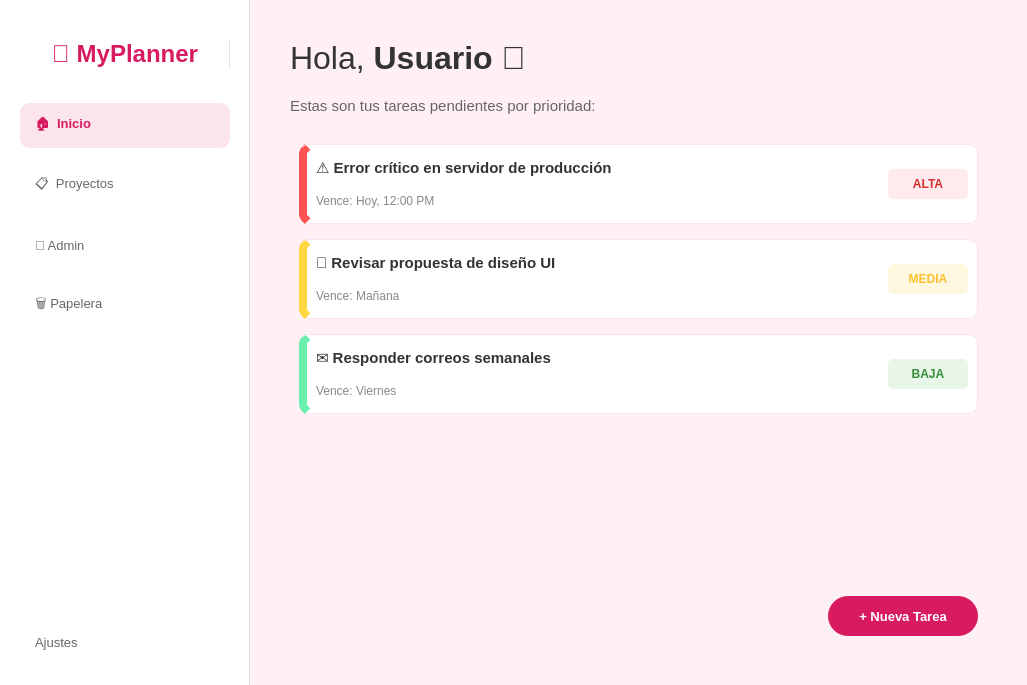
<?xml version="1.0" encoding="UTF-8"?>
<ui version="4.0">
 <class>MainWindow</class>
 <widget class="QMainWindow" name="MainWindow">
  <property name="geometry">
   <rect>
    <x>0</x>
    <y>0</y>
    <width>1027</width>
    <height>685</height>
   </rect>
  </property>
  <property name="windowTitle">
   <string>Planner Pink - Dashboard</string>
  </property>
  <property name="styleSheet">
   <string notr="true">QMainWindow {
	background-color: #FFF0F5;
}</string>
  </property>
  <widget class="QWidget" name="centralwidget">
   <layout class="QHBoxLayout" name="horizontalLayout">
    <property name="spacing">
     <number>0</number>
    </property>
    <property name="leftMargin">
     <number>0</number>
    </property>
    <property name="topMargin">
     <number>0</number>
    </property>
    <property name="rightMargin">
     <number>0</number>
    </property>
    <property name="bottomMargin">
     <number>0</number>
    </property>
    <item>
     <widget class="QFrame" name="sidebarFrame">
      <property name="minimumSize">
       <size>
        <width>250</width>
        <height>0</height>
       </size>
      </property>
      <property name="maximumSize">
       <size>
        <width>250</width>
        <height>16777215</height>
       </size>
      </property>
      <property name="styleSheet">
       <string notr="true">QFrame {
	background-color: white;
	border-right: 1px solid #E0E0E0;
}</string>
      </property>
      <property name="frameShape">
       <enum>QFrame::NoFrame</enum>
      </property>
      <property name="frameShadow">
       <enum>QFrame::Raised</enum>
      </property>
      <layout class="QVBoxLayout" name="verticalLayout">
       <property name="spacing">
        <number>15</number>
       </property>
       <property name="leftMargin">
        <number>20</number>
       </property>
       <property name="topMargin">
        <number>40</number>
       </property>
       <property name="rightMargin">
        <number>20</number>
       </property>
       <property name="bottomMargin">
        <number>20</number>
       </property>
       <item>
        <widget class="QLabel" name="label_logo">
         <property name="font">
          <font>
           <family>Segoe UI</family>
           <pointsize>18</pointsize>
           <weight>75</weight>
           <bold>true</bold>
          </font>
         </property>
         <property name="styleSheet">
          <string notr="true">color: #D81B60;</string>
         </property>
         <property name="text">
          <string>🌸 MyPlanner</string>
         </property>
         <property name="alignment">
          <set>Qt::AlignCenter</set>
         </property>
        </widget>
       </item>
       <item>
        <spacer name="verticalSpacer_2">
         <property name="orientation">
          <enum>Qt::Vertical</enum>
         </property>
         <property name="sizeType">
          <enum>QSizePolicy::Fixed</enum>
         </property>
         <property name="sizeHint" stdset="0">
          <size>
           <width>20</width>
           <height>20</height>
          </size>
         </property>
        </spacer>
       </item>
       <item>
        <widget class="QPushButton" name="btn_home">
         <property name="minimumSize">
          <size>
           <width>0</width>
           <height>45</height>
          </size>
         </property>
         <property name="font">
          <font>
           <family>Segoe UI</family>
           <pointsize>10</pointsize>
           <weight>75</weight>
           <bold>true</bold>
          </font>
         </property>
         <property name="cursor">
          <cursorShape>PointingHandCursor</cursorShape>
         </property>
         <property name="styleSheet">
          <string notr="true">background-color: #FCE4EC;
color: #D81B60;
border-radius: 10px;
text-align: left;
padding-left: 15px;
border: none;</string>
         </property>
         <property name="text">
          <string>🏠  Inicio</string>
         </property>
        </widget>
       </item>
       <item>
        <widget class="QPushButton" name="btn_board">
         <property name="minimumSize">
          <size>
           <width>0</width>
           <height>45</height>
          </size>
         </property>
         <property name="font">
          <font>
           <family>Segoe UI</family>
           <pointsize>10</pointsize>
          </font>
         </property>
         <property name="cursor">
          <cursorShape>PointingHandCursor</cursorShape>
         </property>
         <property name="styleSheet">
          <string notr="true">QPushButton {
	background-color: transparent;
	color: #666;
	border-radius: 10px;
	text-align: left;
	padding-left: 15px;
}
QPushButton:hover {
	background-color: #F5F5F5;
	color: #D81B60;
}</string>
         </property>
         <property name="text">
          <string>📋  Proyectos</string>
         </property>
        </widget>
       </item>
       <item>
        <widget class="QPushButton" name="btn_calendar">
         <property name="minimumSize">
          <size>
           <width>0</width>
           <height>45</height>
          </size>
         </property>
         <property name="font">
          <font>
           <family>Segoe UI</family>
           <pointsize>10</pointsize>
          </font>
         </property>
         <property name="cursor">
          <cursorShape>PointingHandCursor</cursorShape>
         </property>
         <property name="styleSheet">
          <string notr="true">QPushButton {
	background-color: transparent;
	color: #666;
	border-radius: 10px;
	text-align: left;
	padding-left: 15px;
}
QPushButton:hover {
	background-color: #F5F5F5;
	color: #D81B60;
}</string>
         </property>
         <property name="text">
          <string>🔧 Admin</string>
         </property>
        </widget>
       </item>
       <item>
        <widget class="QPushButton" name="btn_settings">
         <property name="minimumSize">
          <size>
           <width>0</width>
           <height>45</height>
          </size>
         </property>
         <property name="font">
          <font>
           <family>Segoe UI</family>
           <pointsize>10</pointsize>
          </font>
         </property>
         <property name="cursor">
          <cursorShape>PointingHandCursor</cursorShape>
         </property>
         <property name="styleSheet">
          <string notr="true">QPushButton {
	background-color: transparent;
	color: #666;
	border-radius: 10px;
	text-align: left;
	padding-left: 15px;
}
QPushButton:hover {
	background-color: #F5F5F5;
	color: #D81B60;
}</string>
         </property>
         <property name="text">
          <string>🗑️ Papelera</string>
         </property>
        </widget>
       </item>
       <item>
        <spacer name="verticalSpacer">
         <property name="orientation">
          <enum>Qt::Vertical</enum>
         </property>
         <property name="sizeHint" stdset="0">
          <size>
           <width>20</width>
           <height>40</height>
          </size>
         </property>
        </spacer>
       </item>
       <item>
        <widget class="QPushButton" name="btn_ajustes">
         <property name="minimumSize">
          <size>
           <width>0</width>
           <height>45</height>
          </size>
         </property>
         <property name="font">
          <font>
           <family>Segoe UI</family>
           <pointsize>10</pointsize>
          </font>
         </property>
         <property name="cursor">
          <cursorShape>PointingHandCursor</cursorShape>
         </property>
         <property name="styleSheet">
          <string notr="true">QPushButton {
	background-color: transparent;
	color: #666;
	border-radius: 10px;
	text-align: left;
	padding-left: 15px;
}
QPushButton:hover {
	background-color: #F5F5F5;
	color: #D81B60;
}</string>
         </property>
         <property name="text">
          <string>Ajustes</string>
         </property>
        </widget>
       </item>
      </layout>
     </widget>
    </item>
    <item>
     <widget class="QWidget" name="mainContent" native="true">
      <layout class="QVBoxLayout" name="verticalLayout_2">
       <property name="spacing">
        <number>20</number>
       </property>
       <property name="leftMargin">
        <number>40</number>
       </property>
       <property name="topMargin">
        <number>40</number>
       </property>
       <property name="rightMargin">
        <number>40</number>
       </property>
       <property name="bottomMargin">
        <number>40</number>
       </property>
       <item>
        <widget class="QLabel" name="label_welcome">
         <property name="font">
          <font>
           <family>Segoe UI</family>
           <pointsize>24</pointsize>
           <weight>50</weight>
           <bold>false</bold>
          </font>
         </property>
         <property name="styleSheet">
          <string notr="true">color: #333;</string>
         </property>
         <property name="text">
          <string>Hola, &lt;b&gt;Usuario&lt;/b&gt; 👋</string>
         </property>
        </widget>
       </item>
       <item>
        <widget class="QLabel" name="label_subtitle">
         <property name="font">
          <font>
           <family>Segoe UI</family>
           <pointsize>11</pointsize>
          </font>
         </property>
         <property name="styleSheet">
          <string notr="true">color: #666;</string>
         </property>
         <property name="text">
          <string>Estas son tus tareas pendientes por prioridad:</string>
         </property>
        </widget>
       </item>
       <item>
        <widget class="QScrollArea" name="scrollAreaTasks">
         <property name="styleSheet">
          <string notr="true">QScrollArea {
	border: none;
	background-color: transparent;
}
QWidget#scrollAreaWidgetContents {
	background-color: transparent;
}</string>
         </property>
         <property name="widgetResizable">
          <bool>true</bool>
         </property>
         <widget class="QWidget" name="scrollAreaWidgetContents">
          <property name="geometry">
           <rect>
            <x>0</x>
            <y>0</y>
            <width>697</width>
            <height>403</height>
           </rect>
          </property>
          <layout class="QVBoxLayout" name="verticalLayout_tasks">
           <property name="spacing">
            <number>15</number>
           </property>
           <item>
            <widget class="QFrame" name="task_high_priority">
             <property name="minimumSize">
              <size>
               <width>0</width>
               <height>80</height>
              </size>
             </property>
             <property name="styleSheet">
              <string notr="true">QFrame {
	background-color: white;
	border-radius: 10px;
	border-left: 8px solid #FF5252; /* ROJO */
	border-right: 1px solid #FCE4EC;
	border-top: 1px solid #FCE4EC;
	border-bottom: 1px solid #FCE4EC;
}
QFrame:hover {
	background-color: #FFF5F7;
}</string>
             </property>
             <property name="frameShape">
              <enum>QFrame::StyledPanel</enum>
             </property>
             <property name="frameShadow">
              <enum>QFrame::Raised</enum>
             </property>
             <layout class="QHBoxLayout" name="horizontalLayout_3">
              <item>
               <layout class="QVBoxLayout" name="verticalLayout_4">
                <item>
                 <widget class="QLabel" name="lbl_task1">
                  <property name="font">
                   <font>
                    <family>Segoe UI</family>
                    <pointsize>11</pointsize>
                    <weight>75</weight>
                    <bold>true</bold>
                   </font>
                  </property>
                  <property name="styleSheet">
                   <string notr="true">border: none; background: transparent; color: #333;</string>
                  </property>
                  <property name="text">
                   <string>⚠️ Error crítico en servidor de producción</string>
                  </property>
                 </widget>
                </item>
                <item>
                 <widget class="QLabel" name="lbl_time1">
                  <property name="styleSheet">
                   <string notr="true">border: none; background: transparent; color: #888;</string>
                  </property>
                  <property name="text">
                   <string>Vence: Hoy, 12:00 PM</string>
                  </property>
                 </widget>
                </item>
               </layout>
              </item>
              <item>
               <widget class="QLabel" name="tag_urgent">
                <property name="maximumSize">
                 <size>
                  <width>80</width>
                  <height>30</height>
                 </size>
                </property>
                <property name="font">
                 <font>
                  <weight>75</weight>
                  <bold>true</bold>
                 </font>
                </property>
                <property name="styleSheet">
                 <string notr="true">background-color: #FFEBEE; color: #D32F2F; border: none; border-radius: 5px; padding: 5px;</string>
                </property>
                <property name="text">
                 <string>ALTA</string>
                </property>
                <property name="alignment">
                 <set>Qt::AlignCenter</set>
                </property>
               </widget>
              </item>
             </layout>
            </widget>
           </item>
           <item>
            <widget class="QFrame" name="task_med_priority">
             <property name="minimumSize">
              <size>
               <width>0</width>
               <height>80</height>
              </size>
             </property>
             <property name="styleSheet">
              <string notr="true">QFrame {
	background-color: white;
	border-radius: 10px;
	border-left: 8px solid #FFD740; /* AMARILLO */
	border-right: 1px solid #FCE4EC;
	border-top: 1px solid #FCE4EC;
	border-bottom: 1px solid #FCE4EC;
}
QFrame:hover {
	background-color: #FFFDE7;
}</string>
             </property>
             <property name="frameShape">
              <enum>QFrame::StyledPanel</enum>
             </property>
             <property name="frameShadow">
              <enum>QFrame::Raised</enum>
             </property>
             <layout class="QHBoxLayout" name="horizontalLayout_4">
              <item>
               <layout class="QVBoxLayout" name="verticalLayout_5">
                <item>
                 <widget class="QLabel" name="lbl_task2">
                  <property name="font">
                   <font>
                    <family>Segoe UI</family>
                    <pointsize>11</pointsize>
                    <weight>75</weight>
                    <bold>true</bold>
                   </font>
                  </property>
                  <property name="styleSheet">
                   <string notr="true">border: none; background: transparent; color: #333;</string>
                  </property>
                  <property name="text">
                   <string>📝 Revisar propuesta de diseño UI</string>
                  </property>
                 </widget>
                </item>
                <item>
                 <widget class="QLabel" name="lbl_time2">
                  <property name="styleSheet">
                   <string notr="true">border: none; background: transparent; color: #888;</string>
                  </property>
                  <property name="text">
                   <string>Vence: Mañana</string>
                  </property>
                 </widget>
                </item>
               </layout>
              </item>
              <item>
               <widget class="QLabel" name="tag_med">
                <property name="maximumSize">
                 <size>
                  <width>80</width>
                  <height>30</height>
                 </size>
                </property>
                <property name="font">
                 <font>
                  <weight>75</weight>
                  <bold>true</bold>
                 </font>
                </property>
                <property name="styleSheet">
                 <string notr="true">background-color: #FFF8E1; color: #FBC02D; border: none; border-radius: 5px; padding: 5px;</string>
                </property>
                <property name="text">
                 <string>MEDIA</string>
                </property>
                <property name="alignment">
                 <set>Qt::AlignCenter</set>
                </property>
               </widget>
              </item>
             </layout>
            </widget>
           </item>
           <item>
            <widget class="QFrame" name="task_low_priority">
             <property name="minimumSize">
              <size>
               <width>0</width>
               <height>80</height>
              </size>
             </property>
             <property name="styleSheet">
              <string notr="true">QFrame {
	background-color: white;
	border-radius: 10px;
	border-left: 8px solid #69F0AE; /* VERDE */
	border-right: 1px solid #FCE4EC;
	border-top: 1px solid #FCE4EC;
	border-bottom: 1px solid #FCE4EC;
}
QFrame:hover {
	background-color: #E8F5E9;
}</string>
             </property>
             <property name="frameShape">
              <enum>QFrame::StyledPanel</enum>
             </property>
             <property name="frameShadow">
              <enum>QFrame::Raised</enum>
             </property>
             <layout class="QHBoxLayout" name="horizontalLayout_5">
              <item>
               <layout class="QVBoxLayout" name="verticalLayout_6">
                <item>
                 <widget class="QLabel" name="lbl_task3">
                  <property name="font">
                   <font>
                    <family>Segoe UI</family>
                    <pointsize>11</pointsize>
                    <weight>75</weight>
                    <bold>true</bold>
                   </font>
                  </property>
                  <property name="styleSheet">
                   <string notr="true">border: none; background: transparent; color: #333;</string>
                  </property>
                  <property name="text">
                   <string>✉️ Responder correos semanales</string>
                  </property>
                 </widget>
                </item>
                <item>
                 <widget class="QLabel" name="lbl_time3">
                  <property name="styleSheet">
                   <string notr="true">border: none; background: transparent; color: #888;</string>
                  </property>
                  <property name="text">
                   <string>Vence: Viernes</string>
                  </property>
                 </widget>
                </item>
               </layout>
              </item>
              <item>
               <widget class="QLabel" name="tag_low">
                <property name="maximumSize">
                 <size>
                  <width>80</width>
                  <height>30</height>
                 </size>
                </property>
                <property name="font">
                 <font>
                  <weight>75</weight>
                  <bold>true</bold>
                 </font>
                </property>
                <property name="styleSheet">
                 <string notr="true">background-color: #E8F5E9; color: #388E3C; border: none; border-radius: 5px; padding: 5px;</string>
                </property>
                <property name="text">
                 <string>BAJA</string>
                </property>
                <property name="alignment">
                 <set>Qt::AlignCenter</set>
                </property>
               </widget>
              </item>
             </layout>
            </widget>
           </item>
           <item>
            <spacer name="verticalSpacer_tasks">
             <property name="orientation">
              <enum>Qt::Vertical</enum>
             </property>
             <property name="sizeHint" stdset="0">
              <size>
               <width>20</width>
               <height>40</height>
              </size>
             </property>
            </spacer>
           </item>
          </layout>
         </widget>
        </widget>
       </item>
       <item>
        <widget class="QWidget" name="bottomBar" native="true">
         <layout class="QHBoxLayout" name="horizontalLayout_2">
          <item>
           <spacer name="horizontalSpacer">
            <property name="orientation">
             <enum>Qt::Horizontal</enum>
            </property>
            <property name="sizeHint" stdset="0">
             <size>
              <width>40</width>
              <height>20</height>
             </size>
            </property>
           </spacer>
          </item>
          <item>
           <widget class="QPushButton" name="btnAdd">
            <property name="minimumSize">
             <size>
              <width>150</width>
              <height>40</height>
             </size>
            </property>
            <property name="font">
             <font>
              <family>Segoe UI</family>
              <pointsize>10</pointsize>
              <weight>75</weight>
              <bold>true</bold>
             </font>
            </property>
            <property name="cursor">
             <cursorShape>PointingHandCursor</cursorShape>
            </property>
            <property name="styleSheet">
             <string notr="true">QPushButton {
	background-color: #D81B60;
	color: white;
	border-radius: 20px;
}
QPushButton:hover {
	background-color: #C2185B;
}</string>
            </property>
            <property name="text">
             <string>+ Nueva Tarea</string>
            </property>
           </widget>
          </item>
         </layout>
        </widget>
       </item>
      </layout>
     </widget>
    </item>
   </layout>
  </widget>
 </widget>
 <resources/>
 <connections/>
</ui>
